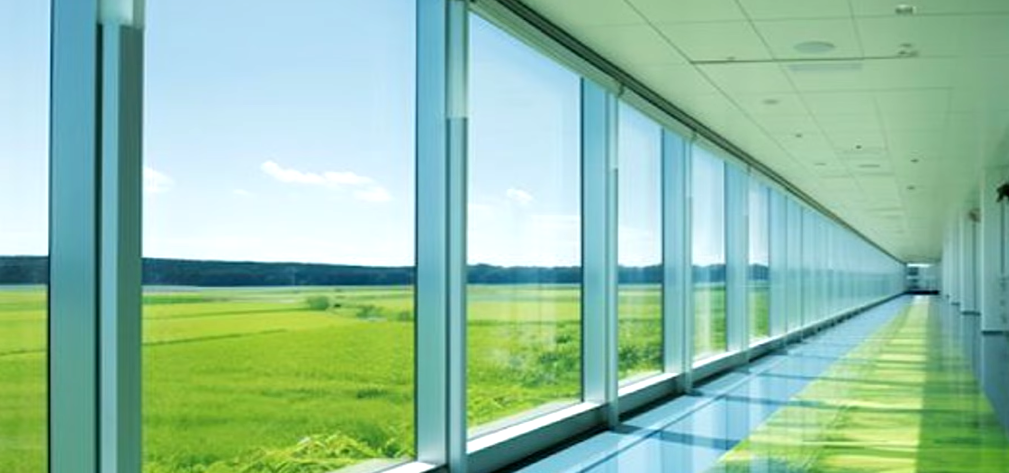
#> input picture art/corridor/reference.png, 1009 x 473 px
$ python compare.py ../../art/corridor/reference.png ../../art/corridor/render.png out.png
#> lines starting #> are read from the running program, lines starting #| are printed output that depends on the picture
"""Side-by-side and difference metrics: python3 compare.py reference.png render.png out.png"""
import sys
import numpy as np
from PIL import Image, ImageFilter

ref = Image.open(sys.argv[1]).convert("RGB")
#> ref is the input picture: PIL image 1009x473 RGB; mean R, G, B 144.8, 190.7, 165.2
ren = Image.open(sys.argv[2]).convert("RGB").resize(ref.size, Image.LANCZOS)
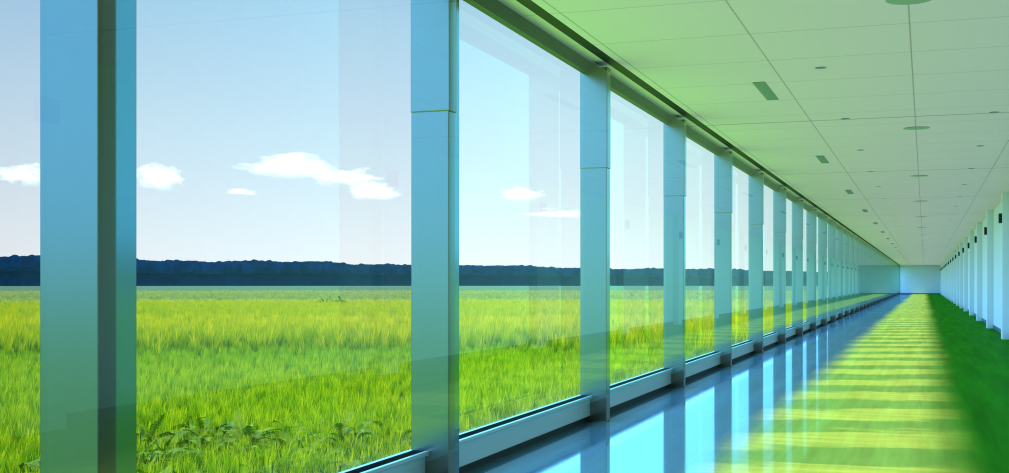
#> input picture art/corridor/render.png, 2018 x 946 px (shown at 1/2 size)
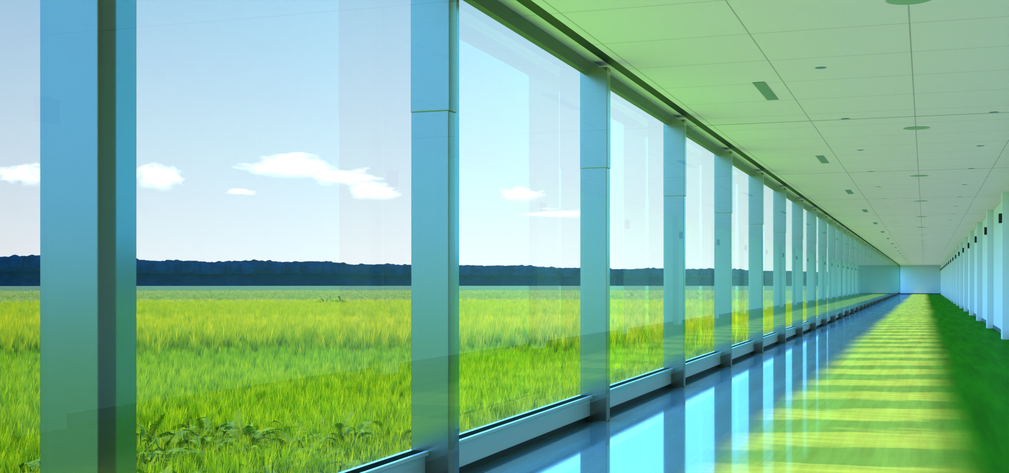
#> ren: PIL image 1009x473 RGB; mean R, G, B 134.3, 184.7, 155.1
a = np.asarray(ref).astype(float) / 255
b = np.asarray(ren).astype(float) / 255
# structure at a blurred scale (what the eye compares first), plus per-channel mean/std
bl = lambda im: np.asarray(im.filter(ImageFilter.GaussianBlur(6))).astype(float) / 255
d = np.abs(bl(ref) - bl(ren))
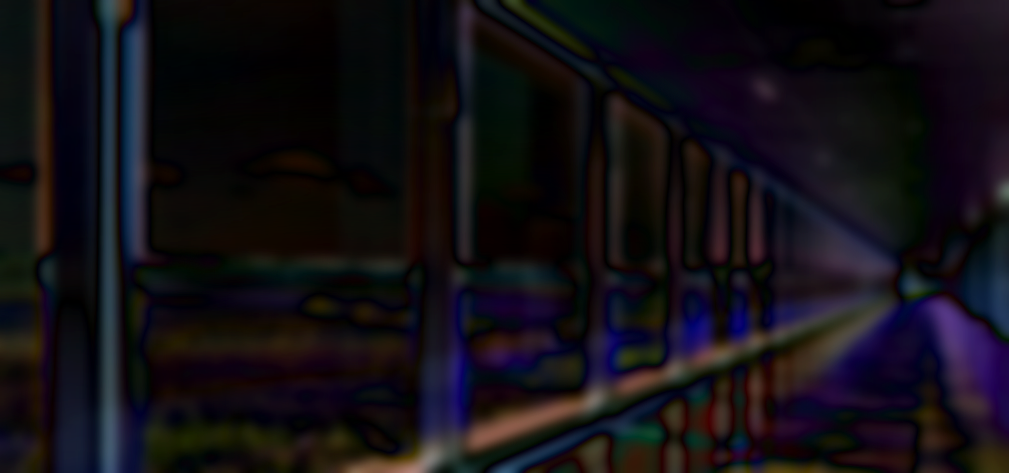
#> d: shape (473, 1009, 3) float64; mean R, G, B 0.0754, 0.0623, 0.0832
print("mean abs diff (blurred): %.4f" % d.mean())
#| mean abs diff (blurred): 0.0737
print("ref mean rgb", a.reshape(-1, 3).mean(0).round(3), "std", a.reshape(-1, 3).std(0).round(3))
#| ref mean rgb [0.568 0.748 0.648] std [0.209 0.169 0.268]
print("ren mean rgb", b.reshape(-1, 3).mean(0).round(3), "std", b.reshape(-1, 3).std(0).round(3))
#| ren mean rgb [0.526 0.724 0.608] std [0.217 0.182 0.286]
gy, gx = 4, 8
h, w = a.shape[:2]
#> h = 473; w = 1009
for j in range(gy):
    row = []
    for i in range(gx):
        sl = (slice(j * h // gy, (j + 1) * h // gy), slice(i * w // gx, (i + 1) * w // gx))
        row.append("%+.2f" % (b[sl].mean() - a[sl].mean()))
    print(" ".join(row))
heat = Image.fromarray((np.clip(d.mean(2) * 4, 0, 1) * 255).astype(np.uint8)).convert("RGB")
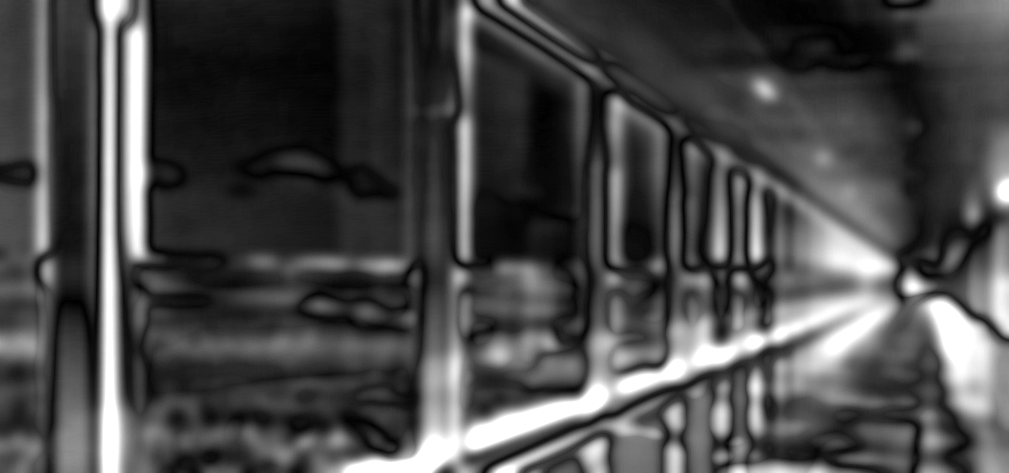
#> heat: PIL image 1009x473 RGB; min 0, max 255, mean 73.2
out = Image.new("RGB", (ref.width, ref.height * 3))
#> out: PIL image 1009x1419 RGB; every value is 0
out.paste(ref, (0, 0))
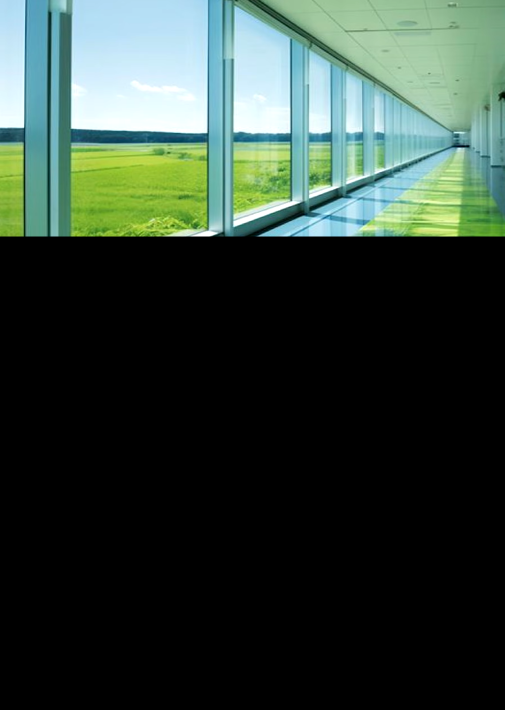
#> out: PIL image 1009x1419 RGB (shown at 1/2 size); mean R, G, B 48.3, 63.6, 55.1
out.paste(ren, (0, ref.height))
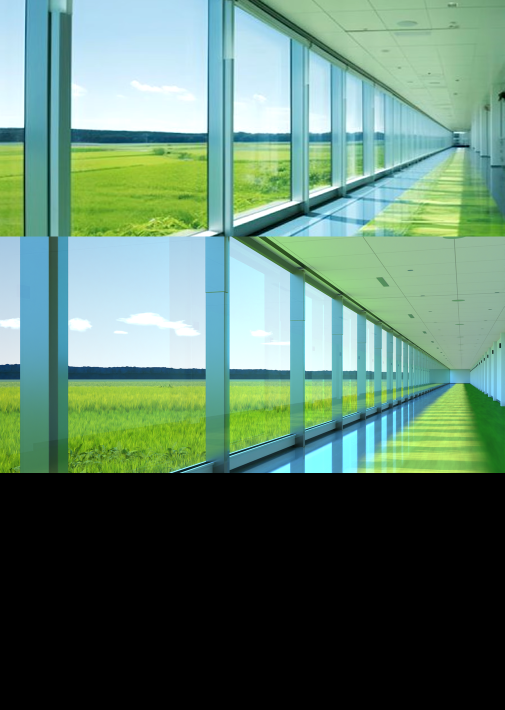
#> out: PIL image 1009x1419 RGB (shown at 1/2 size); mean R, G, B 93, 125.1, 106.8
out.paste(heat, (0, ref.height * 2))
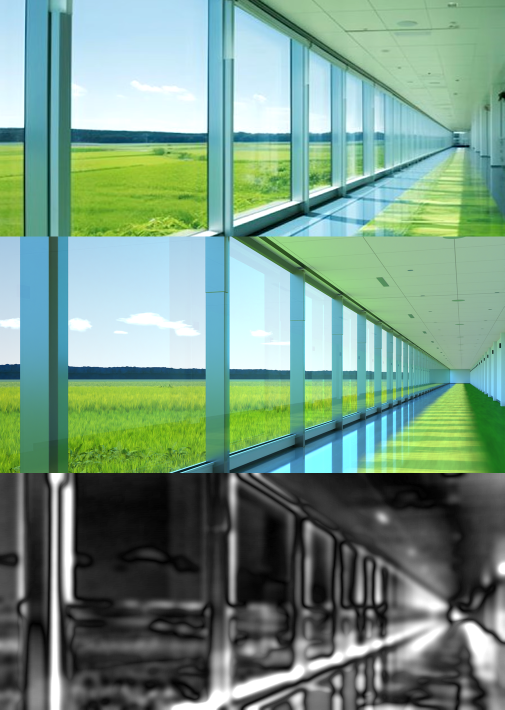
#> out: PIL image 1009x1419 RGB (shown at 1/2 size); mean R, G, B 117.4, 149.5, 131.2
out.save(sys.argv[3])
